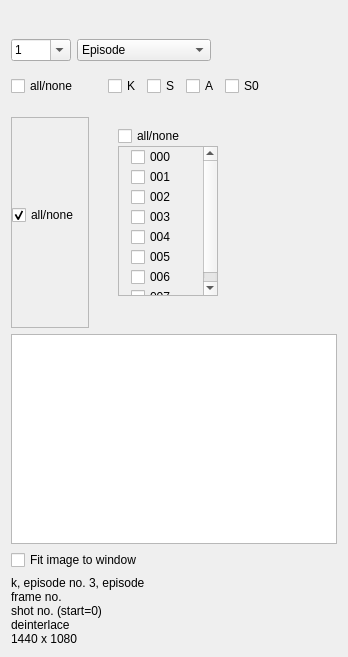
<?xml version="1.0" encoding="UTF-8"?>
<ui version="4.0">
 <class>widget_browser</class>
 <widget class="QWidget" name="widget_browser">
  <property name="geometry">
   <rect>
    <x>0</x>
    <y>0</y>
    <width>348</width>
    <height>657</height>
   </rect>
  </property>
  <property name="sizePolicy">
   <sizepolicy hsizetype="Preferred" vsizetype="Preferred">
    <horstretch>0</horstretch>
    <verstretch>0</verstretch>
   </sizepolicy>
  </property>
  <property name="windowTitle">
   <string notr="true">Image viewer</string>
  </property>
  <property name="styleSheet">
   <string notr="true"/>
  </property>
  <layout class="QVBoxLayout" name="verticalLayout">
   <item>
    <layout class="QHBoxLayout" name="layout_buttons">
     <property name="spacing">
      <number>0</number>
     </property>
     <item>
      <spacer name="horizontalSpacer">
       <property name="orientation">
        <enum>Qt::Horizontal</enum>
       </property>
       <property name="sizeHint" stdset="0">
        <size>
         <width>5</width>
         <height>20</height>
        </size>
       </property>
      </spacer>
     </item>
     <item>
      <widget class="QPushButton" name="pushButton_minimize">
       <property name="sizePolicy">
        <sizepolicy hsizetype="Maximum" vsizetype="Maximum">
         <horstretch>0</horstretch>
         <verstretch>0</verstretch>
        </sizepolicy>
       </property>
       <property name="text">
        <string/>
       </property>
       <property name="icon">
        <iconset>
         <normaloff>icons/purple/minus-square.svg</normaloff>
         <normalon>icons/purple/minus-square.svg</normalon>icons/purple/minus-square.svg</iconset>
       </property>
       <property name="checkable">
        <bool>false</bool>
       </property>
       <property name="autoDefault">
        <bool>false</bool>
       </property>
       <property name="flat">
        <bool>true</bool>
       </property>
      </widget>
     </item>
     <item>
      <widget class="QPushButton" name="pushButton_exit">
       <property name="sizePolicy">
        <sizepolicy hsizetype="Maximum" vsizetype="Maximum">
         <horstretch>0</horstretch>
         <verstretch>0</verstretch>
        </sizepolicy>
       </property>
       <property name="text">
        <string/>
       </property>
       <property name="icon">
        <iconset>
         <normaloff>icons/purple/x-square.svg</normaloff>
         <normalon>icons/purple/x-square.svg</normalon>icons/purple/x-square.svg</iconset>
       </property>
       <property name="checkable">
        <bool>false</bool>
       </property>
       <property name="autoDefault">
        <bool>false</bool>
       </property>
       <property name="flat">
        <bool>true</bool>
       </property>
      </widget>
     </item>
    </layout>
   </item>
   <item>
    <layout class="QVBoxLayout" name="layout_tools">
     <property name="spacing">
      <number>6</number>
     </property>
     <property name="sizeConstraint">
      <enum>QLayout::SetMaximumSize</enum>
     </property>
     <item>
      <layout class="QHBoxLayout" name="layout_episode_part">
       <property name="sizeConstraint">
        <enum>QLayout::SetNoConstraint</enum>
       </property>
       <item>
        <widget class="QComboBox" name="combobox_episode">
         <property name="sizePolicy">
          <sizepolicy hsizetype="Maximum" vsizetype="Fixed">
           <horstretch>0</horstretch>
           <verstretch>0</verstretch>
          </sizepolicy>
         </property>
         <property name="minimumSize">
          <size>
           <width>60</width>
           <height>0</height>
          </size>
         </property>
         <property name="acceptDrops">
          <bool>false</bool>
         </property>
         <property name="styleSheet">
          <string notr="true"/>
         </property>
         <property name="editable">
          <bool>true</bool>
         </property>
         <property name="currentText">
          <string notr="true">1</string>
         </property>
         <property name="maxVisibleItems">
          <number>20</number>
         </property>
         <property name="sizeAdjustPolicy">
          <enum>QComboBox::AdjustToContents</enum>
         </property>
         <property name="frame">
          <bool>true</bool>
         </property>
         <item>
          <property name="text">
           <string>1</string>
          </property>
         </item>
         <item>
          <property name="text">
           <string>2</string>
          </property>
         </item>
         <item>
          <property name="text">
           <string>39</string>
          </property>
         </item>
        </widget>
       </item>
       <item>
        <widget class="QComboBox" name="combobox_part">
         <property name="sizePolicy">
          <sizepolicy hsizetype="Maximum" vsizetype="Fixed">
           <horstretch>0</horstretch>
           <verstretch>0</verstretch>
          </sizepolicy>
         </property>
         <property name="minimumSize">
          <size>
           <width>0</width>
           <height>0</height>
          </size>
         </property>
         <property name="acceptDrops">
          <bool>false</bool>
         </property>
         <property name="editable">
          <bool>false</bool>
         </property>
         <property name="currentText">
          <string notr="true">Episode</string>
         </property>
         <property name="currentIndex">
          <number>1</number>
         </property>
         <property name="maxVisibleItems">
          <number>10</number>
         </property>
         <property name="sizeAdjustPolicy">
          <enum>QComboBox::AdjustToContents</enum>
         </property>
         <property name="frame">
          <bool>true</bool>
         </property>
         <item>
          <property name="text">
           <string>Précédemment</string>
          </property>
         </item>
         <item>
          <property name="text">
           <string>Episode</string>
          </property>
         </item>
         <item>
          <property name="text">
           <string>A suivre</string>
          </property>
         </item>
         <item>
          <property name="text">
           <string>Reportage</string>
          </property>
         </item>
         <item>
          <property name="text">
           <string>Générique début</string>
          </property>
         </item>
         <item>
          <property name="text">
           <string>Générique fin</string>
          </property>
         </item>
         <item>
          <property name="text">
           <string>Générique à suivre</string>
          </property>
         </item>
        </widget>
       </item>
       <item>
        <spacer name="horizontalSpacer_7">
         <property name="orientation">
          <enum>Qt::Horizontal</enum>
         </property>
         <property name="sizeHint" stdset="0">
          <size>
           <width>5</width>
           <height>20</height>
          </size>
         </property>
        </spacer>
       </item>
      </layout>
     </item>
     <item>
      <layout class="QHBoxLayout" name="layout_editions_all">
       <property name="spacing">
        <number>20</number>
       </property>
       <property name="sizeConstraint">
        <enum>QLayout::SetMaximumSize</enum>
       </property>
       <property name="leftMargin">
        <number>0</number>
       </property>
       <property name="bottomMargin">
        <number>6</number>
       </property>
       <item>
        <widget class="QCheckBox" name="checkBox_editions_all_none">
         <property name="sizePolicy">
          <sizepolicy hsizetype="Maximum" vsizetype="Fixed">
           <horstretch>0</horstretch>
           <verstretch>0</verstretch>
          </sizepolicy>
         </property>
         <property name="text">
          <string>all/none</string>
         </property>
         <property name="tristate">
          <bool>true</bool>
         </property>
        </widget>
       </item>
       <item>
        <widget class="QWidget" name="widget_editions" native="true">
         <property name="sizePolicy">
          <sizepolicy hsizetype="Maximum" vsizetype="Preferred">
           <horstretch>0</horstretch>
           <verstretch>0</verstretch>
          </sizepolicy>
         </property>
         <layout class="QHBoxLayout" name="layout_editions">
          <property name="leftMargin">
           <number>10</number>
          </property>
          <item>
           <widget class="QCheckBox" name="checkBox_k">
            <property name="text">
             <string>K</string>
            </property>
           </widget>
          </item>
          <item>
           <widget class="QCheckBox" name="checkBox_s">
            <property name="text">
             <string>S</string>
            </property>
           </widget>
          </item>
          <item>
           <widget class="QCheckBox" name="checkBox_a">
            <property name="text">
             <string>A</string>
            </property>
           </widget>
          </item>
          <item>
           <widget class="QCheckBox" name="checkBox_s0">
            <property name="text">
             <string>S0</string>
            </property>
           </widget>
          </item>
         </layout>
        </widget>
       </item>
       <item>
        <spacer name="horizontalSpacer_3">
         <property name="orientation">
          <enum>Qt::Horizontal</enum>
         </property>
         <property name="sizeHint" stdset="0">
          <size>
           <width>0</width>
           <height>20</height>
          </size>
         </property>
        </spacer>
       </item>
      </layout>
     </item>
     <item>
      <layout class="QHBoxLayout" name="layout_steps_filters">
       <property name="spacing">
        <number>20</number>
       </property>
       <property name="sizeConstraint">
        <enum>QLayout::SetMinimumSize</enum>
       </property>
       <item>
        <widget class="QFrame" name="editions_all">
         <property name="frameShape">
          <enum>QFrame::StyledPanel</enum>
         </property>
         <property name="frameShadow">
          <enum>QFrame::Raised</enum>
         </property>
         <layout class="QVBoxLayout" name="verticalLayout_3">
          <property name="spacing">
           <number>0</number>
          </property>
          <property name="leftMargin">
           <number>0</number>
          </property>
          <property name="topMargin">
           <number>0</number>
          </property>
          <item>
           <layout class="QVBoxLayout" name="layout_steps_all">
            <property name="spacing">
             <number>2</number>
            </property>
            <item>
             <widget class="QCheckBox" name="checkBox_steps_all_none">
              <property name="text">
               <string>all/none</string>
              </property>
              <property name="checked">
               <bool>true</bool>
              </property>
              <property name="tristate">
               <bool>true</bool>
              </property>
             </widget>
            </item>
            <item>
             <layout class="QVBoxLayout" name="layout_steps">
              <property name="leftMargin">
               <number>12</number>
              </property>
             </layout>
            </item>
           </layout>
          </item>
          <item>
           <spacer name="verticalSpacer_2">
            <property name="orientation">
             <enum>Qt::Vertical</enum>
            </property>
            <property name="sizeType">
             <enum>QSizePolicy::Preferred</enum>
            </property>
            <property name="sizeHint" stdset="0">
             <size>
              <width>20</width>
              <height>5</height>
             </size>
            </property>
           </spacer>
          </item>
         </layout>
        </widget>
       </item>
       <item>
        <widget class="QWidget" name="widget_filters_all" native="true">
         <layout class="QVBoxLayout" name="layout_filters_id_all">
          <property name="spacing">
           <number>0</number>
          </property>
          <property name="sizeConstraint">
           <enum>QLayout::SetMinimumSize</enum>
          </property>
          <item>
           <layout class="QHBoxLayout" name="horizontalLayout_2">
            <property name="spacing">
             <number>0</number>
            </property>
            <property name="sizeConstraint">
             <enum>QLayout::SetDefaultConstraint</enum>
            </property>
            <item>
             <widget class="QCheckBox" name="checkBox_filter_ids_all_none">
              <property name="sizePolicy">
               <sizepolicy hsizetype="Maximum" vsizetype="Fixed">
                <horstretch>0</horstretch>
                <verstretch>0</verstretch>
               </sizepolicy>
              </property>
              <property name="text">
               <string>all/none</string>
              </property>
              <property name="tristate">
               <bool>true</bool>
              </property>
             </widget>
            </item>
            <item>
             <spacer name="horizontalSpacer_5">
              <property name="orientation">
               <enum>Qt::Horizontal</enum>
              </property>
              <property name="sizeHint" stdset="0">
               <size>
                <width>5</width>
                <height>20</height>
               </size>
              </property>
             </spacer>
            </item>
           </layout>
          </item>
          <item>
           <widget class="QScrollArea" name="scrollArea_filter_ids">
            <property name="sizePolicy">
             <sizepolicy hsizetype="Expanding" vsizetype="Maximum">
              <horstretch>0</horstretch>
              <verstretch>0</verstretch>
             </sizepolicy>
            </property>
            <property name="minimumSize">
             <size>
              <width>100</width>
              <height>0</height>
             </size>
            </property>
            <property name="maximumSize">
             <size>
              <width>16777215</width>
              <height>150</height>
             </size>
            </property>
            <property name="sizeAdjustPolicy">
             <enum>QAbstractScrollArea::AdjustToContents</enum>
            </property>
            <property name="widgetResizable">
             <bool>true</bool>
            </property>
            <widget class="QWidget" name="widget_filter_ids">
             <property name="geometry">
              <rect>
               <x>0</x>
               <y>0</y>
               <width>84</width>
               <height>176</height>
              </rect>
             </property>
             <property name="sizePolicy">
              <sizepolicy hsizetype="Minimum" vsizetype="Maximum">
               <horstretch>0</horstretch>
               <verstretch>0</verstretch>
              </sizepolicy>
             </property>
             <layout class="QVBoxLayout" name="layout_filtersNo">
              <property name="spacing">
               <number>0</number>
              </property>
              <property name="leftMargin">
               <number>12</number>
              </property>
              <property name="topMargin">
               <number>0</number>
              </property>
              <property name="bottomMargin">
               <number>0</number>
              </property>
              <item>
               <widget class="QCheckBox" name="checkBox">
                <property name="text">
                 <string>000</string>
                </property>
               </widget>
              </item>
              <item>
               <widget class="QCheckBox" name="checkBox_2">
                <property name="text">
                 <string>001</string>
                </property>
               </widget>
              </item>
              <item>
               <widget class="QCheckBox" name="checkBox_4">
                <property name="text">
                 <string>002</string>
                </property>
               </widget>
              </item>
              <item>
               <widget class="QCheckBox" name="checkBox_12">
                <property name="text">
                 <string>003</string>
                </property>
               </widget>
              </item>
              <item>
               <widget class="QCheckBox" name="checkBox_8">
                <property name="text">
                 <string>004</string>
                </property>
               </widget>
              </item>
              <item>
               <widget class="QCheckBox" name="checkBox_11">
                <property name="text">
                 <string>005</string>
                </property>
               </widget>
              </item>
              <item>
               <widget class="QCheckBox" name="checkBox_10">
                <property name="text">
                 <string>006</string>
                </property>
               </widget>
              </item>
              <item>
               <widget class="QCheckBox" name="checkBox_9">
                <property name="text">
                 <string>007</string>
                </property>
               </widget>
              </item>
             </layout>
            </widget>
           </widget>
          </item>
          <item>
           <spacer name="verticalSpacer">
            <property name="orientation">
             <enum>Qt::Vertical</enum>
            </property>
            <property name="sizeType">
             <enum>QSizePolicy::MinimumExpanding</enum>
            </property>
            <property name="sizeHint" stdset="0">
             <size>
              <width>20</width>
              <height>10</height>
             </size>
            </property>
           </spacer>
          </item>
         </layout>
        </widget>
       </item>
       <item>
        <spacer name="horizontalSpacer_2">
         <property name="orientation">
          <enum>Qt::Horizontal</enum>
         </property>
         <property name="sizeType">
          <enum>QSizePolicy::Expanding</enum>
         </property>
         <property name="sizeHint" stdset="0">
          <size>
           <width>40</width>
           <height>20</height>
          </size>
         </property>
        </spacer>
       </item>
      </layout>
     </item>
     <item>
      <widget class="QListWidget" name="list_images">
       <property name="sizePolicy">
        <sizepolicy hsizetype="Expanding" vsizetype="Expanding">
         <horstretch>0</horstretch>
         <verstretch>0</verstretch>
        </sizepolicy>
       </property>
       <property name="minimumSize">
        <size>
         <width>0</width>
         <height>0</height>
        </size>
       </property>
       <property name="editTriggers">
        <set>QAbstractItemView::NoEditTriggers</set>
       </property>
       <property name="showDropIndicator" stdset="0">
        <bool>false</bool>
       </property>
       <property name="selectionMode">
        <enum>QAbstractItemView::SingleSelection</enum>
       </property>
       <property name="viewMode">
        <enum>QListView::ListMode</enum>
       </property>
      </widget>
     </item>
     <item>
      <widget class="QCheckBox" name="checkBox_fit_image_to_window">
       <property name="sizePolicy">
        <sizepolicy hsizetype="Maximum" vsizetype="Fixed">
         <horstretch>0</horstretch>
         <verstretch>0</verstretch>
        </sizepolicy>
       </property>
       <property name="text">
        <string>Fit image to window</string>
       </property>
      </widget>
     </item>
     <item>
      <layout class="QVBoxLayout" name="layout_properties">
       <property name="spacing">
        <number>0</number>
       </property>
       <property name="sizeConstraint">
        <enum>QLayout::SetNoConstraint</enum>
       </property>
       <item>
        <widget class="QLabel" name="label_edition">
         <property name="sizePolicy">
          <sizepolicy hsizetype="Maximum" vsizetype="Preferred">
           <horstretch>0</horstretch>
           <verstretch>0</verstretch>
          </sizepolicy>
         </property>
         <property name="text">
          <string>k, episode no. 3, episode</string>
         </property>
        </widget>
       </item>
       <item>
        <widget class="QLabel" name="label_frame_no">
         <property name="sizePolicy">
          <sizepolicy hsizetype="Maximum" vsizetype="Preferred">
           <horstretch>0</horstretch>
           <verstretch>0</verstretch>
          </sizepolicy>
         </property>
         <property name="text">
          <string>frame no.</string>
         </property>
        </widget>
       </item>
       <item>
        <widget class="QLabel" name="label_shot">
         <property name="sizePolicy">
          <sizepolicy hsizetype="Maximum" vsizetype="Preferred">
           <horstretch>0</horstretch>
           <verstretch>0</verstretch>
          </sizepolicy>
         </property>
         <property name="text">
          <string>shot no. (start=0)</string>
         </property>
        </widget>
       </item>
       <item>
        <widget class="QLabel" name="label_step">
         <property name="sizePolicy">
          <sizepolicy hsizetype="Maximum" vsizetype="Preferred">
           <horstretch>0</horstretch>
           <verstretch>0</verstretch>
          </sizepolicy>
         </property>
         <property name="text">
          <string>deinterlace</string>
         </property>
        </widget>
       </item>
       <item>
        <widget class="QLabel" name="label_dimension">
         <property name="sizePolicy">
          <sizepolicy hsizetype="Maximum" vsizetype="Preferred">
           <horstretch>0</horstretch>
           <verstretch>0</verstretch>
          </sizepolicy>
         </property>
         <property name="text">
          <string>1440 x 1080</string>
         </property>
        </widget>
       </item>
      </layout>
     </item>
    </layout>
   </item>
  </layout>
 </widget>
 <resources/>
 <connections/>
</ui>
